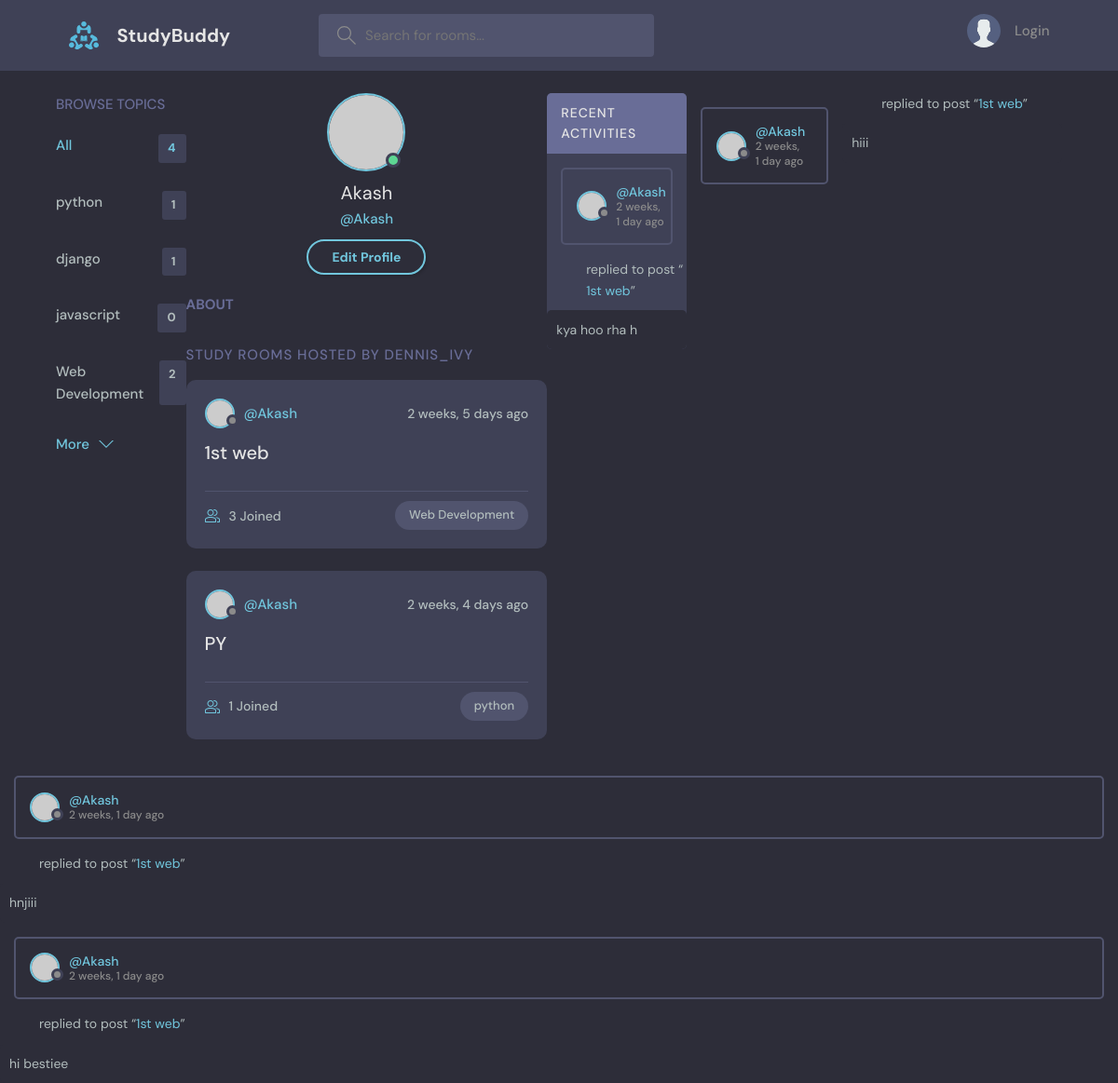
The app's page /profile/1/, older data.
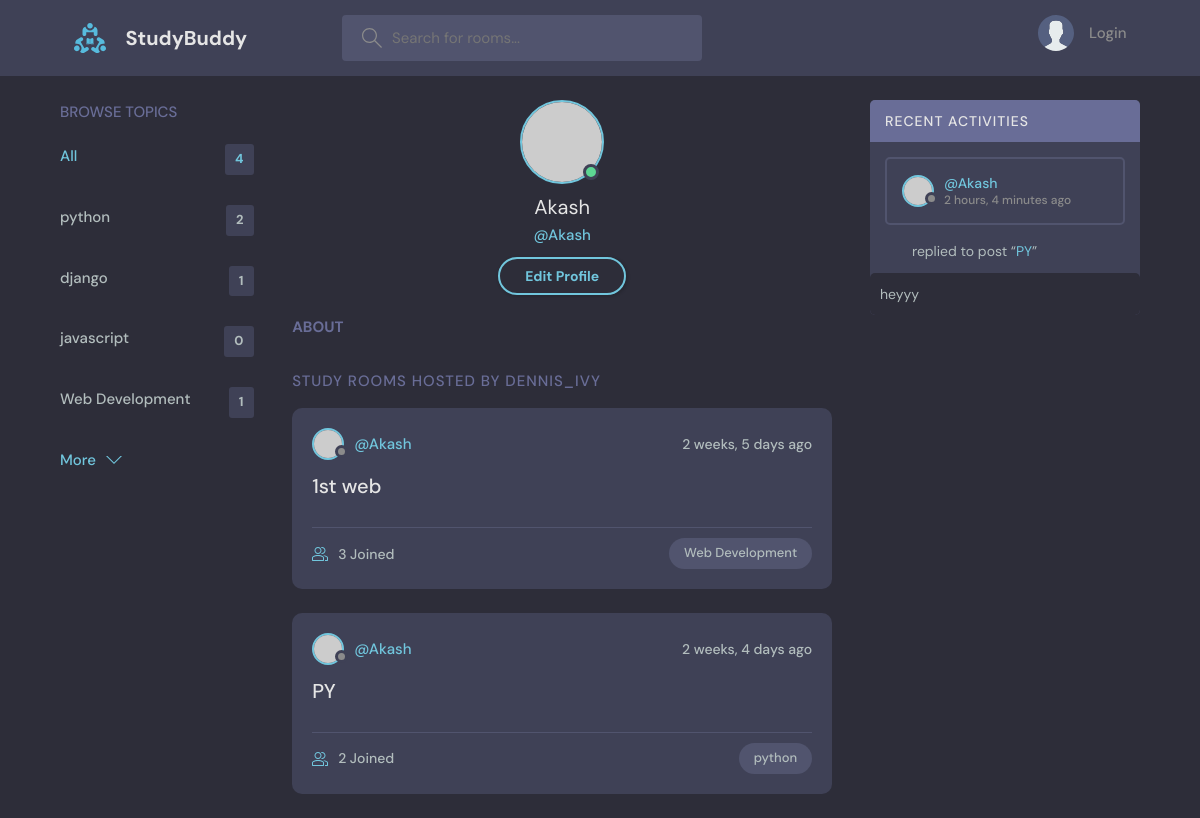
The same page, newer data.
### base/models.py (models this page shows, shortened)
class Topic(models.Model):
    name=models.CharField(max_length=200)

class Room(models.Model):
    host=models.ForeignKey(User, on_delete=models.SET_NULL,null=True)
    topic=models.ForeignKey(Topic, on_delete=models.SET_NULL,null=True)
    name=models.CharField(max_length=200)
    description=models.TextField(null=True,blank=True)
    participants=models.ManyToManyField(User,related_name='participants',blank=True)
    updated=models.DateTimeField(auto_now=True)
    created=models.DateTimeField(auto_now_add=True)
    def __str__(self):
        return self.name
    class Meta:
        ordering=['-updated','-created']

class Message(models.Model):
    user=models.ForeignKey(User,on_delete=models.CASCADE)
    room=models.ForeignKey(Room, on_delete=models.CASCADE)
    body=models.TextField()
    updated=models.DateTimeField(auto_now=True)
    created=models.DateTimeField(auto_now_add=True)
    class Meta:
        ordering=['-updated','-created']

### base/views.py (the view)
# urls.py: path('profile/<str:pk>/',views.userProfile, name="user-profile"),
def userProfile(request,pk):
    user=User.objects.get(id=pk)
    rooms=user.room_set.all()
    room_messages=user.message_set.all()
    topics=Topic.objects.all()
    context={'user' : user , 'rooms' : rooms, 'room_messages' :  room_messages, 'topics' : topics}
    return render(request,'base/profile.html',context)

### base/templates/base/profile.html (shortened to what this page needs)
{% extends 'main.html' %}
{% block content %}
  <main class="profile-page layout layout--3">
    <div class="container">
      {% include 'base/topics_component.html' %}
      <div class="roomList">
        <div class="profile">
          <div class="profile__avatar">
            <div class="avatar avatar--large active">
              <img src="https://randomuser.me/api/portraits/men/11.jpg" />
            </div>
          </div>
          <div class="profile__info">
            <h3>{{user.username}}</h3>
            <p>@{{user.username}}</p>
            <a href="edit-user.html" class="btn btn--main btn--pill">Edit Profile</a>
          </div>
          <div class="profile__about">
            <h3>About</h3>
          </div>
        </div>
        <div class="roomList__header">
          <div>
            <h2>Study Rooms Hosted by dennis_ivy</a>
            </h2>
          </div>
        </div>
      {% include 'base/feed_component.html' %}
      </div>
      {% include 'base/activity_component.html' %}
  </main>
{% endblock content %}

### templates/main.html (shortened to what this page needs)
<!DOCTYPE html>
{% load static %}
<html lang="en">
  <head>
    <link rel="stylesheet" href="{% static 'styles/style.css' %}" />
  </head>
  <body>
     {% include 'navbar.html' %}
     {%block content %}
     {% endblock %}
  </body>
</html>

### templates/navbar.html (shortened to what this page needs)
{% load static %}
<header class="header header--loggedIn">
      <div class="container">
        <a href="{% url 'home' %}" class="header__logo">
          <img src="{% static 'images/logo.svg' %}" />
          <h1>StudyBuddy</h1>
        </a>
        <form class="header__search" methood="GET" action="{% url 'home' %}">
          <label>
            <input name="q" placeholder="Search for rooms..." />
          </label>
        </form>
        <nav class="header__menu">
          {% if request.user.is_authenticated %}
          <div class="header__user">
            <a href="{% url 'user-profile' }">
              <div class="avatar avatar--medium active">
                <img src="https://randomuser.me/api/portraits/men/37.jpg" />
              </div>
              <p>{{request.user.username}}<span>@{{request.user.username}}</span></p>
            </a>
            <button class="dropdown-button">
              <svg version="1.1" xmlns="http://www.w3.org/2000/svg" width="32" height="32" viewBox="0 0 32 32">
                <title>chevron-down</title>
                <path d="M16 21l-13-13h-3l16 16 16-16h-3l-13 13z"></path>
              </svg>
            </button>
          </div>
          {% else %}
           <a href="{% url 'login' %}">
            <img src="{% static 'images/avatar.svg' %}" />
            <p>Login</p>
          </a>
          {% endif %}
        </nav>
      </div>
    </header>

### base/templates/base/topics_component.html
 <div class="topics">
          <div class="topics__header">
            <h2>Browse Topics</h2>
          </div>
          <ul class="topics__list">
            <li>
              <a href="{% url 'home' %}" class="active">All <span>{{topics.count}}</span></a>
            </li>
            {% for topic in topics %}
            <li>
              <a href="{% url 'home' %}?q={{topic.name}}">{{topic.name}} <span>{{topic.room_set.all.count}}</span></a>
            </li>
            {% endfor %}
          </ul>
          <a class="btn btn--link" href="topics.html">
            More
            <svg version="1.1" xmlns="http://www.w3.org/2000/svg" width="32" height="32" viewBox="0 0 32 32">
              <title>chevron-down</title>
              <path d="M16 21l-13-13h-3l16 16 16-16h-3l-13 13z"></path>
            </svg>
          </a>
        </div>

### base/templates/base/feed_component.html (shortened to what this page needs)
{% for room in rooms %}
<div class="roomListRoom">
            <div class="roomListRoom__header">
              <a href="{% url 'user-profile' room.host.id %}" class="roomListRoom__author">
                <div class="avatar avatar--small">
                  <img src="https://randomuser.me/api/portraits/women/11.jpg" />
                </div>
                <span>@{{room.host.username}}</span>
              </a>
              <div class="roomListRoom__actions">
                <span>{{room.created|timesince}} ago</span>
              </div>
            </div>
            <div class="roomListRoom__content">
              <a href="{% url 'room' room.id %}">{{room.name}}</a>
            </div>
            <div class="roomListRoom__meta">
              <a href="{% url 'room' room.id %}" class="roomListRoom__joined">
                {{room.participants.all.count}} Joined
              </a>
              <p class="roomListRoom__topic">{{room.topic.name}}</p>
            </div>
</div>
{% endfor %}

### base/templates/base/activity_component.html (shortened to what this page needs)
<div class="activities">
          <div class="activities__header">
            <h2>Recent Activities</h2>
          </div>
 {% for message in room_messages %}
          <div class="activities__box">
            <div class="activities__boxHeader roomListRoom__header">
              <a href="{% url 'user-profile' message.user.id %}" class="roomListRoom__author">
                <div class="avatar avatar--small">
                  <img src="https://randomuser.me/api/portraits/women/11.jpg" />
                </div>
                <p>
                  @{{message.user}}
                  <span> {{message.created|timesince}} ago</span>
                </p>
              </a>
              </div>
            </div>
            <div class="activities__boxContent">
              <p>replied to post “<a href="{% url 'room' message.room.id %}">{{message.room}}</a>”</p>
              <div class="activities__boxRoomContent">
                {{message.body}}
              </div>
            </div>
          </div>
{% endfor %}
</div>

Row changes from the older to the newer data that the page shows:
removed Message: user "Akash", created "2 weeks, 1 day", room "1st web", body "kya hoo rha h"
removed Message: user "Akash", created "2 weeks, 1 day", room "1st web", body "hiii"
removed Message: user "Akash", created "2 weeks, 1 day", room "1st web", body "hnjiii"
removed Message: user "Akash", created "2 weeks, 1 day", room "1st web", body "hi bestiee"
computed for Topic "python": room_set.all.count "1" → "2"
computed for Topic "Web Development": room_set.all.count "2" → "1"
computed for Room "PY": participants.all.count "1" → "2"
added Message: user "Akash", created "2 hours, 4 minutes", room "PY", body "heyyy"
